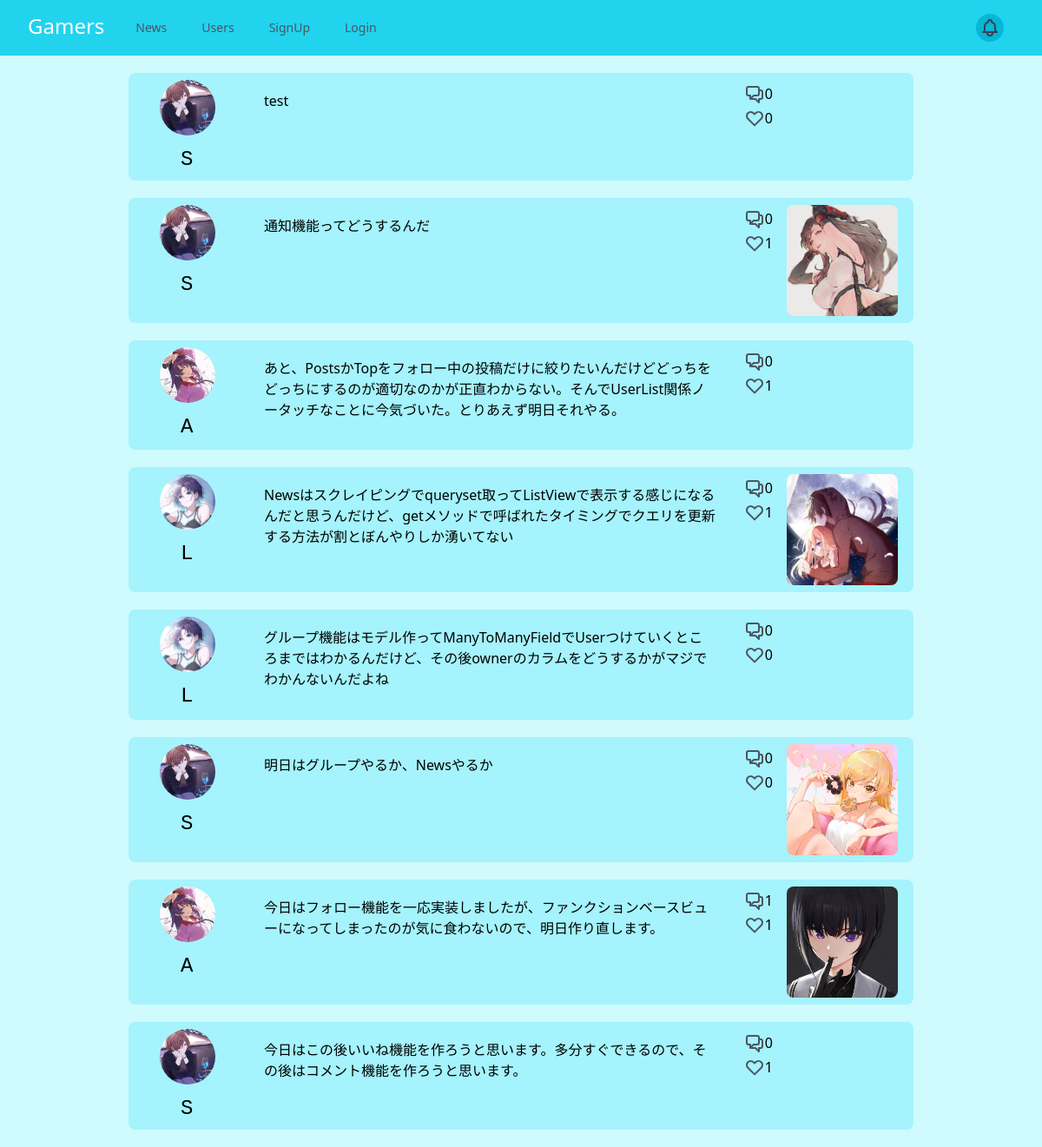
The page / on the database its author committed.
### base/models/post_models.py (models this page shows)
class Post(models.Model):
    id = models.CharField(default=create_id, primary_key=True, max_length=10)
    user = models.ForeignKey(User, on_delete=models.CASCADE)
    body = models.TextField(default='', blank=True, max_length=150)
    img = models.ImageField(blank=True, null=True, upload_to=get_post_image_path)
    created_at = models.DateTimeField(auto_now_add=True)
    liked = models.ManyToManyField(User, related_name="favorited", blank=True)

### base/models/user_models.py (models this page shows, shortened)
class User(AbstractBaseUser):
    id = models.CharField(default=create_id, primary_key=True, max_length=10)
    username = models.CharField(max_length=20)
    email = models.EmailField(unique=True)
    password = models.CharField(max_length=128)
    is_active = models.BooleanField(default=True)
    is_staff = models.BooleanField(default=False)
    is_admin = models.BooleanField(default=False)
    is_superuser = models.BooleanField(default=False)
    data_joined = models.DateTimeField(auto_now_add=True)
    img = models.ImageField(blank=True, null=True, upload_to=get_user_image_path,
                            default='user/l_e_others_500.png')
    following = models.ManyToManyField("self", blank=True, related_name="followed_by", symmetrical=False)
    objects = UserManager()
    USERNAME_FIELD = 'email'
    REQUIRED_FIELDS = ['username']

### base/views/home_views.py (the view)
# urls.py: path('', Top.as_view(), name="top"),
class Top(ListView):
    model = Post
    template_name = 'pages/post_list.html'
    def get_queryset(self):
        return super(Top, self).get_queryset().order_by('-created_at')

### templates/pages/post_list.html
{% extends 'base.html' %}
{% block main %}
{% for post in object_list %}
    <div class="my-5 mx-32">
        {% include 'snippets/post_card.html' with post=post %}
    </div>
{% endfor %}
{% endblock %}

### templates/snippets/post_card.html (shortened to what this page needs)
<div class="grid grid-cols-6 bg-cyan-200 rounded-lg px-2">
    <div class="col-span-1 my-2 ml-7">
        {% if post.user.img %}
        <a href="{% url 'user_detail' post.user.id %}">
            <img src="{{ post.user.img.url }}" alt="" class="h-16 w-16 object-cover object-top rounded-full">
        </a>
        {% endif %}
        <p class="ml-6 mt-3 font-mono text-2xl">{{ post.user.username }}</p>
    </div>
    <div class="col-span-4 grid grid-cols-10">
        <div class="col-span-9 my-5 grid grid-rows-6 pr-3">
            <div class="row-span-5">
                <a href="{% url 'post_detail' post.pk %}">
                    {{ post.body }}
                </a>
            </div>
        </div>
        <div class="col-span-1 ml-2 my-3">
            <div class="flex pl-3">
                    <a href="{% url 'new_comment' post.pk %}">
                    </a>
                    {{ post.comment_set.count }}
            </div>
            <div class="flex pl-3 my-1">
                    <a href="{% url 'like' post.pk %}?next={{ request.path }}">
                    </a>
                    <span class="text-align-center">{{ post.liked.count }}</span>
            </div>
        </div>
    </div>
    <div class="col-span-1 my-2 justify-items-center">
        {% if post.img %}
        <img src="{{ post.img.url }}" alt="" class="h-32 w-32 object-cover object-top rounded-lg mx-auto">
        {% endif %}
    </div>
</div>

### rows shown on the page
Post: user.img (picture), user.username "S", body "test", comment_set.count "0", liked.count "0"
Post: user.img (picture), user.username "S", body "通知機能ってどうするんだ", comment_set.count "0", liked.count "1", img (picture)
Post: user.img (picture), user.username "A", body "あと、PostsかTopをフォロー中の投稿だけに絞りたいんだけどどっちをどっちにするのが適切なのかが正直わからない。そんでUserList関係ノータッチなことに今気づいた。とりあえず明日それやる。", comment_set.count "0", liked.count "1"
Post: user.img (picture), user.username "L", body "Newsはスクレイピングでqueryset取ってListViewで表示する感じになるんだと思うんだけど、getメソッドで呼ばれたタイミングでクエリを更新する方法が割とぼんやりしか湧いてない", comment_set.count "0", liked.count "1", img (picture)
Post: user.img (picture), user.username "L", body "グループ機能はモデル作ってManyToManyFieldでUserつけていくところまではわかるんだけど、その後ownerのカラムをどうするかがマジでわかんないんだよね", comment_set.count "0", liked.count "0"
Post: user.img (picture), user.username "S", body "明日はグループやるか、Newsやるか", comment_set.count "0", liked.count "0", img (picture)
Post: user.img (picture), user.username "A", body "今日はフォロー機能を一応実装しましたが、ファンクションベースビューになってしまったのが気に食わないので、明日作り直します。", comment_set.count "1", liked.count "1", img (picture)
Post: user.img (picture), user.username "S", body "今日はこの後いいね機能を作ろうと思います。多分すぐできるので、その後はコメント機能を作ろうと思います。", comment_set.count "0", liked.count "1"
